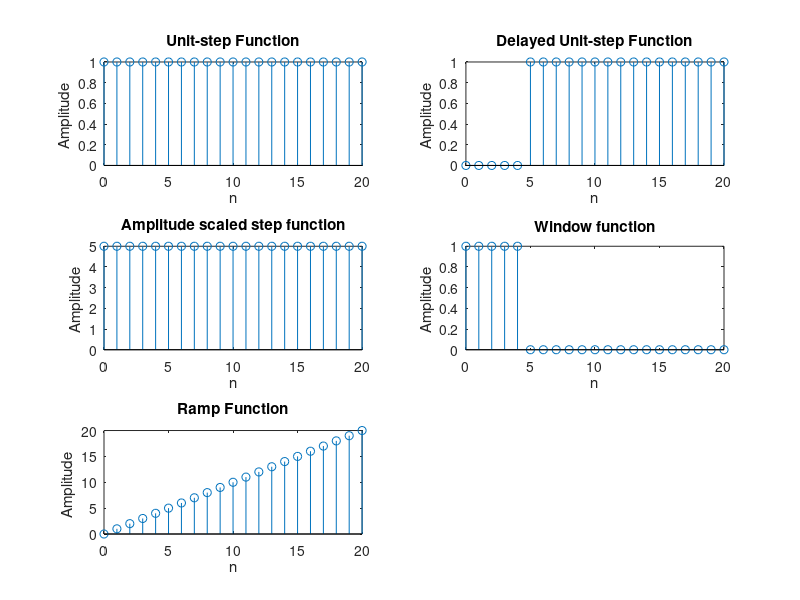

The MATLAB source for this figure:
clc;
close all;
clear all;
n=0:20;
u=[(n)>=0];
u5=[(n-5)>=0];
a5=5*u;
r5=u-u5;
r=u.*n;
subplot(3,2,1),stem(n,u),title('Unit-step Function'), ylabel('Amplitude '), xlabel('n');
subplot(3,2,2),stem(n,u5),title('Delayed Unit-step Function'), ylabel('Amplitude '), xlabel('n');
subplot(3,2,3),stem(n,a5),title('Amplitude scaled step function'), ylabel('Amplitude '), xlabel('n');
subplot(3,2,4),stem(n,r5),title('Window function'), ylabel('Amplitude ') ,xlabel('n');
subplot(3,2,5),stem(n,r),title('Ramp Function'), ylabel('Amplitude ') ,xlabel('n');
